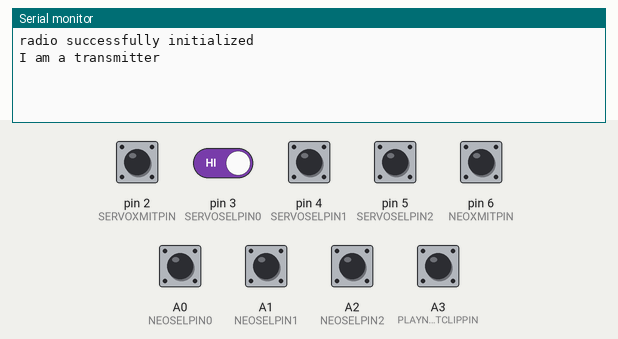
Simulated run of this sketch. Board: Arduino Uno, built with avr-gcc and run on an emulated ATmega328P. Shown: the last lines printed to the serial monitor. The test bench sets the inputs (shaded band); at power-on: A0 (NEOSELPIN0), A1 (NEOSELPIN1), A2 (NEOSELPIN2), A3 (PLAYNEXTCLIPPIN), pin 2 (SERVOXMITPIN), pin 3 (SERVOSELPIN0), pin 4 (SERVOSELPIN1), pin 5 (SERVOSELPIN2), pin 6 (NEOXMITPIN) HIGH. No radio packets arrive unless stated.

Above: at 1.2 s.
1.3 s: pin 2 (SERVOXMITPIN) pulled LOW for 0.15 s
At 1.9 s:
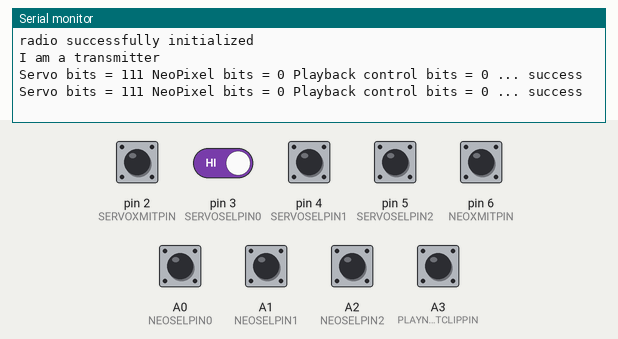
2.9 s: pin 6 (NEOXMITPIN) pulled LOW for 0.15 s
At 4.2 s:
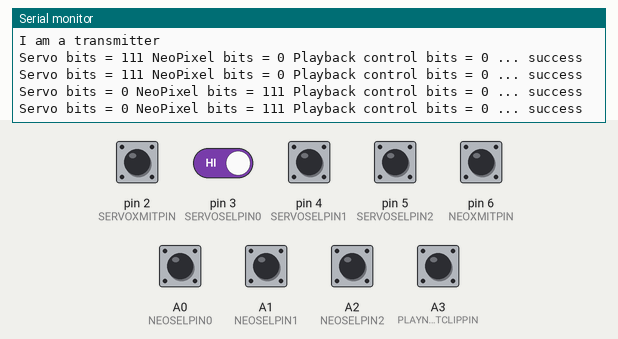
4.5 s: A3 (PLAYNEXTCLIPPIN) pulled LOW for 0.15 s
At 5.4 s:
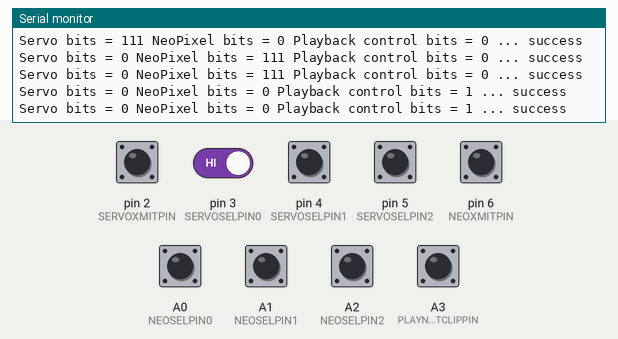
6.1 s: pin 2 (SERVOXMITPIN) driven LOW and pin 3 (SERVOSELPIN0) driven LOW
At 6.21 s:
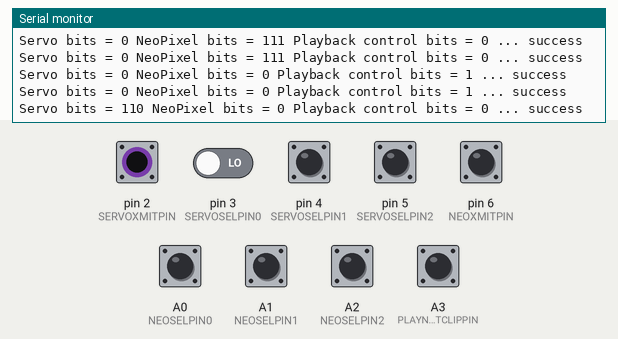
9.1 s: pin 5 (SERVOSELPIN2) pulled LOW for 0.15 s
At 9.21 s:
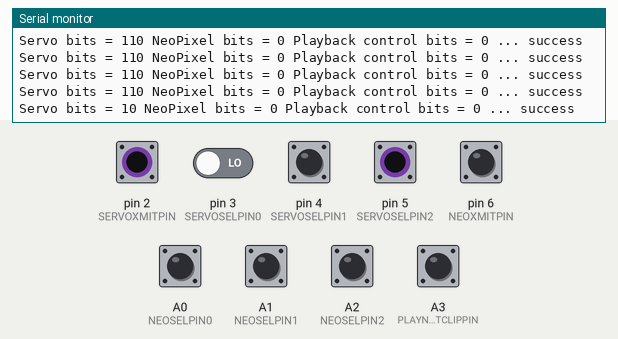
12.2 s: pin 5 (SERVOSELPIN2) pulled LOW for 1 s
Timing chart, 0 to 15.2 s (numbered marks = the images above; inputs shaded):
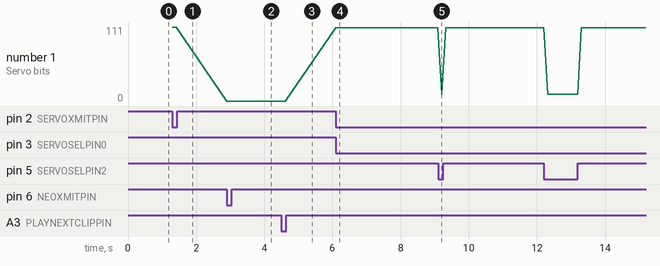

Measured:
- after the input at 1.3 s, the serial monitor: prints a new line at once (image 1)
- after the input at 2.9 s, the serial monitor: prints a new line at once (image 2)
- after the input at 4.5 s, the serial monitor: prints a new line at once (image 3)
- after the input at 6.1 s, the serial monitor: prints a new line at once (image 4)
- after the input at 9.1 s, the serial monitor: prints a new line after 0.11 s (image 5)
- plotted number 1: 0 → 110 after the input at 6.1 s

The sketch:

rf24PerformingRobotsTemplate.ino
```cpp
/*
   Using the nRF24L01 radio module to communicate
   between two Arduinos with much increased reliability following
   various tutorials, conversations, and studying the nRF24L01 datasheet
   and the library reference.

   This file contains code for both transmitter and receiver.
   Transmitter at the top, receiver at the bottom.
   One of them is commented out.

   These sketches require the RF24 library by TMRh20
   Documentation here: https://nrf24.github.io/RF24/index.html

   change log

   02 Dec 2022 - ms - initial entry based on rf24ControlPanelPerformingRobotsNoHandshaking
   10 Dec 2022 - ms - put all strings in flash memory and comment out printf.h to save space
*/

// Common code

// Common pin usage
// Note there are additional pins unique to transmitter or receiver
//

// nRF24L01 uses SPI which is fixed on pins 11, 12, and 13.
// It also requires two other signals
// (CE = Chip Enable, CSN = Chip Select Not)
// Which can be any pins:

const int CEPIN = 9;
const int CSNPIN = 10;

// In summary,
// nRF 24L01 pin    Arduino pin   name
//          1                     GND
//          2                     3.3V
//          3             9       CE
//          4             10      CSN
//          5             13      SCLK
//          6             11      MOSI/COPI
//          7             12      MISO/CIPO

#include <SPI.h>
#include <nRF24L01.h>
#include <RF24.h>
RF24 radio(CEPIN, CSNPIN);  // CE, CSN

//#include <printf.h>  // for debugging

// See note in rf24Handshaking about address selection
//

// Channel and address allocation:
// Eadin and Dania: Channel 30, addr = 0x76
// Fatima and Shamsa: Channel 40, addr = 0x73
// Oliver and Hessa:  Channel 50, addr = 0x7C
// Louis and Alpha: Channel 60, addr = 0xC6
// Yoki and Yupu:  Channel 70, addr = 0xC3
// Omar and Mudi: Channel 80, addr = 0xCC
// Dhabia and Joseph: Channel 90, addr = 0x33
const byte addr = 0x76;             // change as per the above assignment
const int RF24_CHANNEL_NUMBER = 0;  // change as per the above assignment

// Do not make changes here
const byte xmtrAddress[] = { addr, addr, 0xC7, 0xE6, 0xCC };
const byte rcvrAddress[] = { addr, addr, 0xC7, 0xE6, 0x66 };

const int RF24_POWER_LEVEL = RF24_PA_LOW;

// global variables
uint8_t pipeNum;
unsigned int totalTransmitFailures = 0;

struct DataStruct {
  uint8_t servoBits;
  uint8_t neoPixelBits;
  uint8_t playbackControlBits;
};
DataStruct data;

void setupRF24Common() {

  // RF24 setup
  if (!radio.begin()) {
    Serial.println(F("radio  initialization failed"));
    while (1)
      ;
  } else {
    Serial.println(F("radio successfully initialized"));
  }

  radio.setDataRate(RF24_250KBPS);
  radio.setChannel(RF24_CHANNEL_NUMBER);
  radio.setPALevel(RF24_POWER_LEVEL);
}

void rf24SendData() {

  // The write() function will block
  // until the message is successfully acknowledged by the receiver
  // or the timeout/retransmit maxima are reached.
  int retval = radio.write(&data, sizeof(data));

  Serial.print(F("Servo bits = "));
  Serial.print(data.servoBits, BIN);
  Serial.print(F(" NeoPixel bits = "));
  Serial.print(data.neoPixelBits, BIN);
  Serial.print(F(" Playback control bits = "));
  Serial.print(data.playbackControlBits, BIN);

  Serial.print(F(" ... "));
  if (retval) {
    Serial.println(F("success"));
  } else {
    totalTransmitFailures++;
    Serial.print(F("failure, total failures = "));
    Serial.println(totalTransmitFailures);
  }
}


// Transmitter code

// Switches for selecting servo activity
const int SERVOSELPIN2 = 5;
const int SERVOSELPIN1 = 4;
const int SERVOSELPIN0 = 3;
const int SERVOXMITPIN = 2;

// Switches for selecting NeoPixel activity
const int NEOSELPIN2 = A2;
const int NEOSELPIN1 = A1;
const int NEOSELPIN0 = A0;
const int NEOXMITPIN = 6;

// Hypothetical audio control switches
const int PLAYNEXTCLIPPIN = A3;

// that leaves 6, 7, 8, A4, and A5 unused

void setup() {
  Serial.begin(9600);
  //printf_begin();

  // All switches use internal pullup resistor
  pinMode(SERVOSELPIN2, INPUT_PULLUP);
  pinMode(SERVOSELPIN1, INPUT_PULLUP);
  pinMode(SERVOSELPIN0, INPUT_PULLUP);
  pinMode(SERVOXMITPIN, INPUT_PULLUP);

  pinMode(NEOSELPIN2, INPUT_PULLUP);
  pinMode(NEOSELPIN1, INPUT_PULLUP);
  pinMode(NEOSELPIN0, INPUT_PULLUP);
  pinMode(NEOXMITPIN, INPUT_PULLUP);

  pinMode(PLAYNEXTCLIPPIN, INPUT_PULLUP);

  setupRF24();
}

void setupRF24() {

  setupRF24Common();

  // Set us as a transmitter
  radio.openWritingPipe(xmtrAddress);
  radio.openReadingPipe(1, rcvrAddress);

  // radio.printPrettyDetails();
  Serial.println(F("I am a transmitter"));
}

void loop() {

  // If the transmit button is pressed, read the switches
  // and send the bits

  if (digitalRead(SERVOXMITPIN) == LOW) {  // remember switches are active LOW

    clearData();

    data.servoBits = (digitalRead(SERVOSELPIN0) << 0
                      | digitalRead(SERVOSELPIN1) << 1
                      | digitalRead(SERVOSELPIN2) << 2);

    radio.stopListening();
    rf24SendData();

    delay(100);  // if the button is still pressed don't do this too often
  }

  if (digitalRead(NEOXMITPIN) == LOW) {  // remember switches are active LOW

    clearData();

    data.neoPixelBits = (digitalRead(NEOSELPIN0) << 0
                         | digitalRead(NEOSELPIN1) << 1
                         | digitalRead(NEOSELPIN2) << 2);

    radio.stopListening();
    rf24SendData();

    delay(100);  // if the button is still pressed don't do this too often
  }

  if (digitalRead(PLAYNEXTCLIPPIN) == LOW) {

    clearData();
    data.playbackControlBits = 1;

    radio.stopListening();
    rf24SendData();

    delay(100);  // if the button is still pressed don't do this too often

  }

}  // end of loop()


void clearData() {
  // set all fields to 0
  data.servoBits = 0;
  data.neoPixelBits = 0;
  data.playbackControlBits = 0;
}

// End of transmitter code

/*
// Receiver Code

// Additional libraries for receiver
#include <Adafruit_VS1053.h>
#include <SD.h>
#include <Servo.h>
#include <Adafruit_NeoPixel.h>

// Additional pin usage for receiver

// Adafruit music maker shield
#define SHIELD_RESET -1  // VS1053 reset pin (unused!)
#define SHIELD_CS 7      // VS1053 chip select pin (output)
#define SHIELD_DCS 6     // VS1053 Data/command select pin (output)
#define CARDCS 4         // Card chip select pin
// DREQ should be an Int pin, see http://arduino.cc/en/Reference/attachInterrupt
#define DREQ 3  // VS1053 Data request, ideally an Interrupt pin
Adafruit_VS1053_FilePlayer musicPlayer = Adafruit_VS1053_FilePlayer(SHIELD_RESET, SHIELD_CS, SHIELD_DCS, DREQ, CARDCS);

// Servo motors
const int SERVO0PIN = A1;
const int SERVO1PIN = A2;
const int SERVO2PIN = A3;
const int SERVO3PIN = A4;

// Neopixel
#define NEOPIXELPIN A5
#define NUMPIXELS 64  // change to fit
Adafruit_NeoPixel pixels(NUMPIXELS, NEOPIXELPIN, NEO_GRB + NEO_KHZ800);

Servo servo0;  // change names to describe what's moving
Servo servo1;
Servo servo2;
Servo servo3;
Servo servo4;

// change as per your robot
const int SERVO0NEUTRALPOSITION = 45;
const int SERVO1NEUTRALPOSITION = 90;
const int SERVO2NEUTRALPOSITION = 0;
const int SERVO3NEUTRALPOSITION = 180;
const int SERVO4NEUTRALPOSITION = 180;

void setup() {
  Serial.begin(9600);
  // printf_begin();

  // Set up all the attached hardware
  setupMusicMakerShield();
  setupServoMotors();
  setupNeoPixels();
  setupRF24();

  // Brief flash to show we're done with setup()
  flashNeoPixels();
}

void setupRF24() {
  setupRF24Common();

  // Set us as a receiver
  radio.openWritingPipe(rcvrAddress);
  radio.openReadingPipe(1, xmtrAddress);

  // radio.printPrettyDetails();
  Serial.println(F("I am a receiver"));
}

void setupMusicMakerShield() {
  if (!musicPlayer.begin()) {  // initialise the music player
    Serial.println(F("Couldn't find VS1053, do you have the right pins defined?"));
    while (1)
      ;
  }
  Serial.println(F("VS1053 found"));

  if (!SD.begin(CARDCS)) {
    Serial.println(F("SD card failed or not present"));
    while (1)
      ;  // don't do anything more
  }

  // Set volume for left, right channels. lower numbers == louder volume!
  musicPlayer.setVolume(20, 20);

  // Timer interrupts are not suggested, better to use DREQ interrupt!
  //musicPlayer.useInterrupt(VS1053_FILEPLAYER_TIMER0_INT); // timer int

  // If DREQ is on an interrupt pin (on uno, #2 or #3) we can do background
  // audio playing
  musicPlayer.useInterrupt(VS1053_FILEPLAYER_PIN_INT);  // DREQ int
}

void setupServoMotors() {
  servo0.attach(SERVO0PIN);
  servo1.attach(SERVO1PIN);
  servo2.attach(SERVO2PIN);
  servo3.attach(SERVO3PIN);

  servo0.write(SERVO0NEUTRALPOSITION);
  servo1.write(SERVO1NEUTRALPOSITION);
  servo2.write(SERVO2NEUTRALPOSITION);
  servo3.write(SERVO3NEUTRALPOSITION);
}

void setupNeoPixels() {
  pixels.begin();
  pixels.clear();
  pixels.show();
}

void flashNeoPixels() {

  // all on
  for (int i = 0; i < NUMPIXELS; i++) {  // For each pixel...
    pixels.setPixelColor(i, pixels.Color(0, 100, 0));
  }
  pixels.show();
  delay(500);

  // all off
  pixels.clear();
  pixels.show();
}

void loop() {
  // If there is data, read it,
  // and do the needfull
  // Become a receiver
  radio.startListening();
  if (radio.available(&pipeNum)) {
    radio.read(&data, sizeof(data));
    Serial.print(F("message received Data = "));
    Serial.print(F("Servo bits = "));
    Serial.print(data.servoBits, BIN);
    Serial.print(F(" NeoPixel bits = "));
    Serial.print(data.neoPixelBits, BIN);
    Serial.print(F(" Playback control bits = "));
    Serial.println(data.playbackControlBits, BIN);

    switch (data.servoBits) {
      case 0b00000000:
        // always do nothing for 0
        break;
      case 0b00000001:
        break;
      case 0b00000010:
        break;
      case 0b00000011:
        servo0.write(0);
        servo1.write(0);
        servo2.write(0);
        servo3.write(0);
        break;
      case 0b00000100:
        servo0.write(90);
        servo1.write(90);
        servo2.write(90);
        servo3.write(90);
        break;
      case 0b00000101:
        break;
      case 0b00000110:
        break;
      case 0b00000111:
        break;
      default:
        Serial.println(F("Invalid option"));
    }

    switch (data.neoPixelBits) {
      case 0b00000000:
        // always do nothing for 0
        break;
      case 0b00000001:
        break;
      case 0b00000010:
        break;
      case 0b00000011:
        // do some LED pattern here
        break;
      case 0b00000100:
        // do a different LED pattern here
        break;
      case 0b00000101:
        break;
      case 0b00000110:
        break;
      case 0b00000111:
        break;
      default:
        Serial.println(F("Invalid option"));
    }

    switch (data.playbackControlBits) {
      case 0b00000000:
        // always do nothing for 0
        break;
      case 0b00000001:
      Serial.println(F("will play next track"));
        break;
      case 0b00000010:
        break;
     T case 0b00000011:
        break;
      default:
        Serial.println(F("Invalid option"));
    }
  }
}  // end of loop()

// end of receiver code
*/
```
